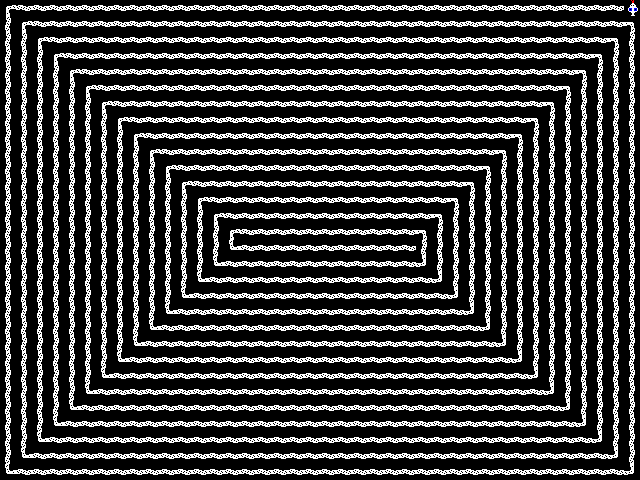

The image is a tile-based game level rendered from a .tmx file. Its description and complete source (layers, tilesets, objects, tile grids) follow:
An orthogonal 40x30 tile map with 16x16 px tiles, 1 tile layer (Kachelebene 1).

<map version="1.2" tiledversion="1.3.3" orientation="orthogonal" renderorder="right-down" width="40" height="30" tilewidth="16" tileheight="16" infinite="0" nextlayerid="2" nextobjectid="1">
 <tileset firstgid="1" source="myPONG.tsx" />
 <layer id="1" name="Kachelebene 1" width="40" height="30">
  <data encoding="csv">
82,86,86,86,86,86,86,86,86,86,86,86,86,86,86,86,86,86,86,86,86,86,86,86,86,86,86,86,86,86,86,86,86,86,86,86,86,86,86,24,
85,82,86,86,86,86,86,86,86,86,86,86,86,86,86,86,86,86,86,86,86,86,86,86,86,86,86,86,86,86,86,86,86,86,86,86,86,86,86,81,
85,85,82,86,86,86,86,86,86,86,86,86,86,86,86,86,86,86,86,86,86,86,86,86,86,86,86,86,86,86,86,86,86,86,86,86,86,86,81,85,
85,85,85,82,86,86,86,86,86,86,86,86,86,86,86,86,86,86,86,86,86,86,86,86,86,86,86,86,86,86,86,86,86,86,86,86,86,81,85,85,
85,85,85,85,82,86,86,86,86,86,86,86,86,86,86,86,86,86,86,86,86,86,86,86,86,86,86,86,86,86,86,86,86,86,86,86,81,85,85,85,
85,85,85,85,85,82,86,86,86,86,86,86,86,86,86,86,86,86,86,86,86,86,86,86,86,86,86,86,86,86,86,86,86,86,86,81,85,85,85,85,
85,85,85,85,85,85,82,86,86,86,86,86,86,86,86,86,86,86,86,86,86,86,86,86,86,86,86,86,86,86,86,86,86,86,81,85,85,85,85,85,
85,85,85,85,85,85,85,82,86,86,86,86,86,86,86,86,86,86,86,86,86,86,86,86,86,86,86,86,86,86,86,86,86,81,85,85,85,85,85,85,
85,85,85,85,85,85,85,85,82,86,86,86,86,86,86,86,86,86,86,86,86,86,86,86,86,86,86,86,86,86,86,86,81,85,85,85,85,85,85,85,
85,85,85,85,85,85,85,85,85,82,86,86,86,86,86,86,86,86,86,86,86,86,86,86,86,86,86,86,86,86,86,81,85,85,85,85,85,85,85,85,
85,85,85,85,85,85,85,85,85,85,82,86,86,86,86,86,86,86,86,86,86,86,86,86,86,86,86,86,86,86,81,85,85,85,85,85,85,85,85,85,
85,85,85,85,85,85,85,85,85,85,85,82,86,86,86,86,86,86,86,86,86,86,86,86,86,86,86,86,86,81,85,85,85,85,85,85,85,85,85,85,
85,85,85,85,85,85,85,85,85,85,85,85,82,86,86,86,86,86,86,86,86,86,86,86,86,86,86,86,81,85,85,85,85,85,85,85,85,85,85,85,
85,85,85,85,85,85,85,85,85,85,85,85,85,82,86,86,86,86,86,86,86,86,86,86,86,86,86,81,85,85,85,85,85,85,85,85,85,85,85,85,
85,85,85,85,85,85,85,85,85,85,85,85,85,85,82,86,86,86,86,86,86,86,86,86,86,86,81,85,85,85,85,85,85,85,85,85,85,85,85,85,
85,85,85,85,85,85,85,85,85,85,85,85,85,85,18,86,86,86,86,86,86,86,86,86,86,86,85,85,85,85,85,85,85,85,85,85,85,85,85,85,
85,85,85,85,85,85,85,85,85,85,85,85,85,18,86,86,86,86,86,86,86,86,86,86,86,86,17,85,85,85,85,85,85,85,85,85,85,85,85,85,
85,85,85,85,85,85,85,85,85,85,85,85,18,86,86,86,86,86,86,86,86,86,86,86,86,86,86,17,85,85,85,85,85,85,85,85,85,85,85,85,
85,85,85,85,85,85,85,85,85,85,85,18,86,86,86,86,86,86,86,86,86,86,86,86,86,86,86,86,17,85,85,85,85,85,85,85,85,85,85,85,
85,85,85,85,85,85,85,85,85,85,18,86,86,86,86,86,86,86,86,86,86,86,86,86,86,86,86,86,86,17,85,85,85,85,85,85,85,85,85,85,
85,85,85,85,85,85,85,85,85,18,86,86,86,86,86,86,86,86,86,86,86,86,86,86,86,86,86,86,86,86,17,85,85,85,85,85,85,85,85,85,
85,85,85,85,85,85,85,85,18,86,86,86,86,86,86,86,86,86,86,86,86,86,86,86,86,86,86,86,86,86,86,17,85,85,85,85,85,85,85,85,
85,85,85,85,85,85,85,18,86,86,86,86,86,86,86,86,86,86,86,86,86,86,86,86,86,86,86,86,86,86,86,86,17,85,85,85,85,85,85,85,
85,85,85,85,85,85,18,86,86,86,86,86,86,86,86,86,86,86,86,86,86,86,86,86,86,86,86,86,86,86,86,86,86,17,85,85,85,85,85,85,
85,85,85,85,85,18,86,86,86,86,86,86,86,86,86,86,86,86,86,86,86,86,86,86,86,86,86,86,86,86,86,86,86,86,17,85,85,85,85,85,
85,85,85,85,18,86,86,86,86,86,86,86,86,86,86,86,86,86,86,86,86,86,86,86,86,86,86,86,86,86,86,86,86,86,86,17,85,85,85,85,
85,85,85,18,86,86,86,86,86,86,86,86,86,86,86,86,86,86,86,86,86,86,86,86,86,86,86,86,86,86,86,86,86,86,86,86,17,85,85,85,
85,85,18,86,86,86,86,86,86,86,86,86,86,86,86,86,86,86,86,86,86,86,86,86,86,86,86,86,86,86,86,86,86,86,86,86,86,17,85,85,
85,18,86,86,86,86,86,86,86,86,86,86,86,86,86,86,86,86,86,86,86,86,86,86,86,86,86,86,86,86,86,86,86,86,86,86,86,86,17,85,
18,86,86,86,86,86,86,86,86,86,86,86,86,86,86,86,86,86,86,86,86,86,86,86,86,86,86,86,86,86,86,86,86,86,86,86,86,86,86,17
</data>
 </layer>
</map>
